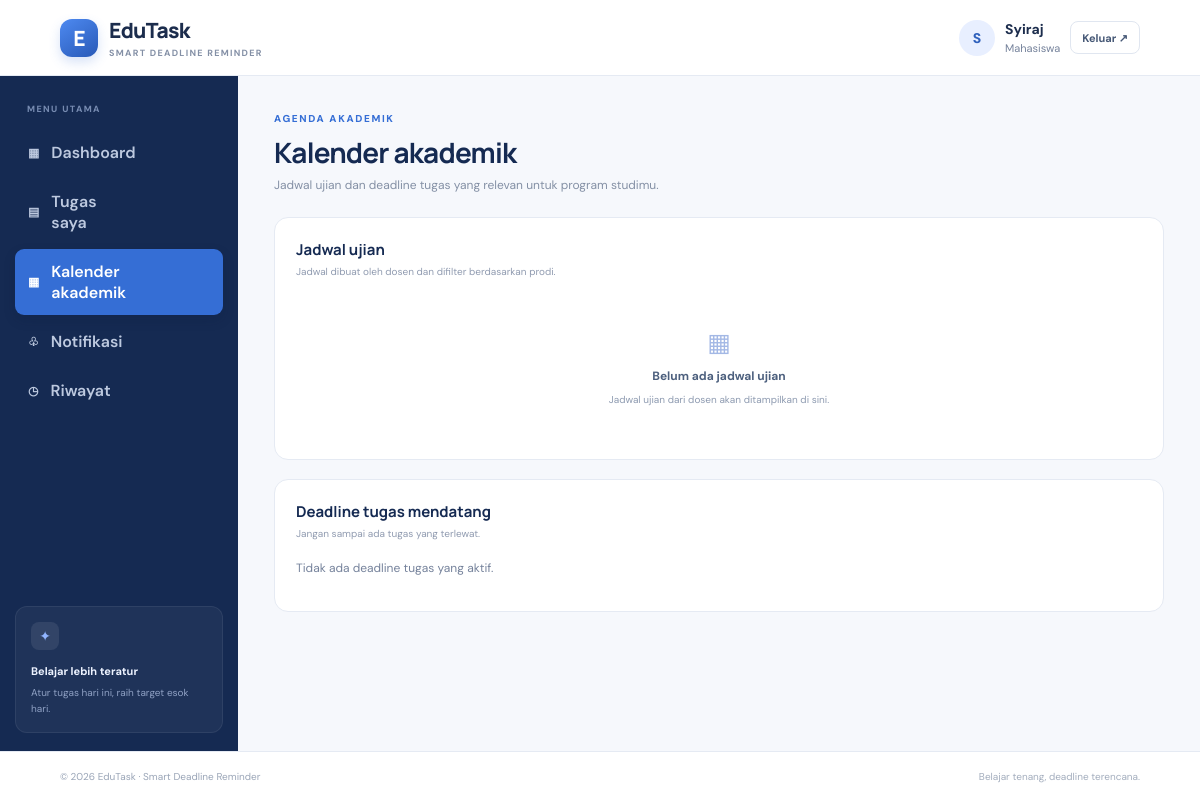
The app's page /mahasiswa/kalender (signed in) with its own data.
### tables this page shows
CREATE TABLE users (
          id INTEGER PRIMARY KEY AUTOINCREMENT, name TEXT NOT NULL, prodi TEXT NOT NULL,
          nim TEXT UNIQUE NOT NULL, password_hash TEXT NOT NULL, role TEXT NOT NULL,
          payment_status TEXT NOT NULL DEFAULT 'aktif', created_at TEXT NOT NULL
        );

### app.py (the view)
@app.route("/mahasiswa/kalender")
def m_calendar():
    r = login_required("mahasiswa")
    if r:
        return r
    u = current_user()
    with db() as c:
        exams = c.execute(
            "SELECT e.*,u.name AS lecturer_name FROM exams e JOIN users u ON u.id=e.lecturer_id WHERE e.prodi=? ORDER BY e.exam_date",
            (u["prodi"],),
        ).fetchall()
    return render_template(
        "pages/mahasiswa/calendar.html", exams=exams, tasks=student_tasks(u)
    )

### app.py (called while the page is built, shortened)
def db():
    con = sqlite3.connect(DB_PATH)
    con.row_factory = sqlite3.Row
    con.execute("PRAGMA foreign_keys = ON")
    return con

def current_user():
    uid = session.get("user_id")
    if not uid:
        return None
    with db() as c:
        return c.execute("SELECT * FROM users WHERE id=?", (uid,)).fetchone()

def login_required(role=None):
    u = current_user()
    if not u:
        flash("Silakan masuk terlebih dahulu.", "error")
        return redirect(url_for("index"))
    if role and u["role"] != role:
        abort(403)
    return None

def student_tasks(student):
    today = date.today().isoformat()
    with db() as c:
        rows = c.execute(
            """SELECT t.*, s.progress, s.status, s.submitted_at, s.updated_at, u.name AS lecturer_name
          FROM tasks t JOIN users u ON u.id=t.lecturer_id
          LEFT JOIN submissions s ON s.task_id=t.id AND s.student_id=?
          WHERE t.prodi=? AND EXISTS (SELECT 1 FROM lecturer_courses lc WHERE lc.lecturer_id=t.lecturer_id AND lc.prodi=t.prodi AND lc.course=t.course)
          ORDER BY t.deadline ASC""",
            (student["id"], student["prodi"]),
        ).fetchall()
    result = []
    return result

@app.context_processor
def common_context():
    u = current_user()
    return {
        "user": u,
        "today": date.today().isoformat(),
        "PRODI": PRODI,
        "COURSES": COURSES,
    }

### templates/pages/mahasiswa/calendar.html
{% extends "base.html" %}{% block title %}Kalender Akademik{% endblock %}{%
block content %}
<div class="page-heading">
    <div>
        <span class="eyebrow">AGENDA AKADEMIK</span>
        <h1>Kalender akademik</h1>
        <p>Jadwal ujian dan deadline tugas yang relevan untuk program studimu.</p>
    </div>
</div>
<section class="panel">
    <div class="panel-heading">
        <div>
            <h2>Jadwal ujian</h2>
            <p>Jadwal dibuat oleh dosen dan difilter berdasarkan prodi.</p>
        </div>
    </div>
    {% for e in exams %}
        <div class="event-row">
            <div class="event-date">
                <b>{{ e.exam_date[-2:] }}</b><small>{{ e.exam_date[5:7] }}/{{ e.exam_date[:4] }}</small>
            </div>
            <div class="event-info">
                <b>{{ e.title }}</b><small>{{ e.course }} · {{ e.prodi }}</small><small>{{ e.location or 'Lokasi belum ditentukan' }}{% if e.notes %} · {{
                    e.notes }}{% endif %}</small>
                    </div>
                    <span class="pill pill-purple">Ujian</span>
                    </div>
                {% else %}
                    <div class="empty-state">
                        <div>▦</div>
                        <b>Belum ada jadwal ujian</b>
                        <p>Jadwal ujian dari dosen akan ditampilkan di sini.</p>
                    </div>
                {% endfor %}
            </section>
            <section class="panel">
                <div class="panel-heading">
                    <div>
                        <h2>Deadline tugas mendatang</h2>
                        <p>Jangan sampai ada tugas yang terlewat.</p>
                    </div>
                </div>
                {% for t in tasks if t.display_status!='Selesai' %}
                    <div class="event-row">
                        <div class="event-date event-task">
                            <b>{{ t.deadline[-2:] }}</b><small>{{ t.deadline[5:7] }}/{{ t.deadline[:4] }}</small>
                        </div>
                        <div class="event-info">
                            <b>{{ t.title }}</b><small>{{ t.course }}</small>
                        </div>
                        <span class="pill {% if t.days_left<0 %}pill-red{% elif t.days_left<=3 %}pill-yellow{% else %}pill-blue{% endif %}">{% if t.days_left<0 %}Terlambat{% elif t.days_left==0 %}Hari ini{% else
                        %}{{ t.days_left }} hari lagi{% endif %}</span>
                </div>
            {% else %}
                <p class="muted">Tidak ada deadline tugas yang aktif.</p>
            {% endfor %}
        </section>
    {% endblock %}

### templates/base.html (shortened to what this page needs)
<!DOCTYPE html><html lang="id"><head><link rel="stylesheet" href="{{ url_for('static', filename='style.css') }}"></head><body>
<header class="topbar"><a class="brand" href="{{ url_for('index') }}"><span class="brand-icon">E</span><span>EduTask<small>SMART DEADLINE REMINDER</small></span></a>{% if user %}<div class="top-user"><span class="avatar">{{ user['name'][0]|upper }}</span><span><b>{{ user['name'] }}</b><small>{{ {'mahasiswa':'Mahasiswa','dosen':'Dosen','admin':'Administrator'}[user['role']] }}</small></span><a class="btn btn-ghost btn-sm" href="{{ url_for('logout') }}">Keluar ↗</a></div>{% else %}<div class="top-links"><a href="{{ url_for('login') }}">Masuk</a><a class="btn btn-primary btn-sm" href="{{ url_for('m_register') }}">Mulai sekarang</a></div>{% endif %}</header>
{% if user and user["role"] in ["mahasiswa","dosen"] %}<div class="app-shell"><aside class="sidebar"><div class="side-label">MENU UTAMA</div>{% if user["role"]=="mahasiswa" %}<a class="side-link {% if request.endpoint=='m_dashboard' %}active{% endif %}"
   href="{{ url_for('m_dashboard') }}">▦ <span>Dashboard</span></a><a class="side-link {% if request.endpoint=='m_tasks' %}active{% endif %}"
   href="{{ url_for('m_tasks') }}">▤ <span>Tugas saya</span></a><a class="side-link {% if request.endpoint=='m_calendar' %}active{% endif %}"
   href="{{ url_for('m_calendar') }}">▦ <span>Kalender akademik</span></a><a class="side-link {% if request.endpoint=='m_notifications' %}active{% endif %}"
   href="{{ url_for('m_notifications') }}">♧ <span>Notifikasi</span></a><a class="side-link {% if request.endpoint=='m_history' %}active{% endif %}"
   href="{{ url_for('m_history') }}">◷ <span>Riwayat</span></a>{% endif %}<div class="sidebar-bottom"><div class="mini-logo">✦</div><b>Belajar lebih teratur</b><p>Atur tugas hari ini, raih target esok hari.</p></div></aside><main class="main-content">{% else %}<main class="public-main">{% endif %}
{% block content %}{% endblock %}</main>{% if user and user["role"] in ["mahasiswa","dosen"] %}</div>{% endif %}<footer class="footer">© 2026 EduTask · Smart Deadline Reminder <span>Belajar tenang, deadline terencana.</span></footer></body></html>

### records on screen
users: name "S", name "Syiraj", role "Mahasiswa"
